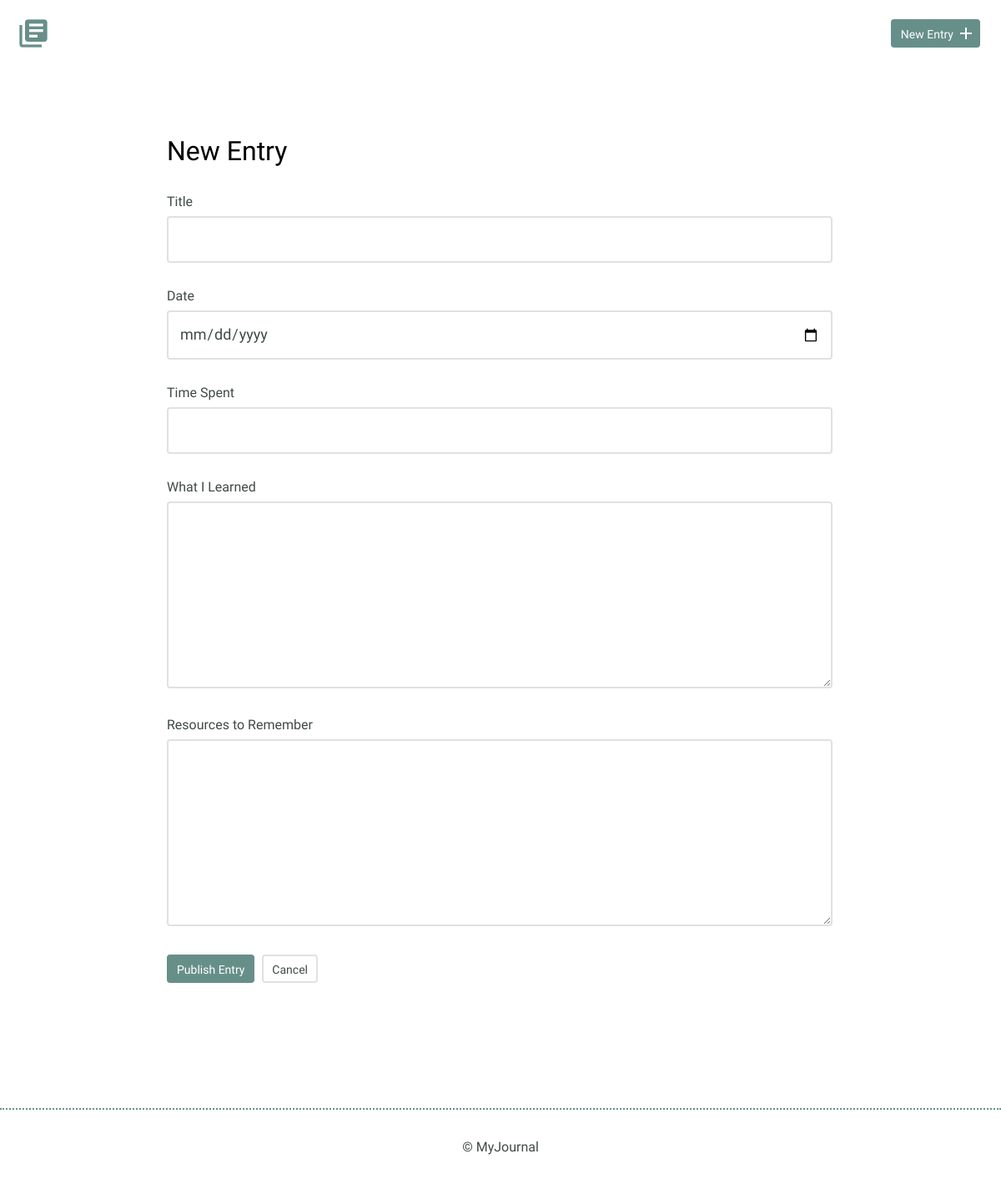
The app's page /new.php, older data.
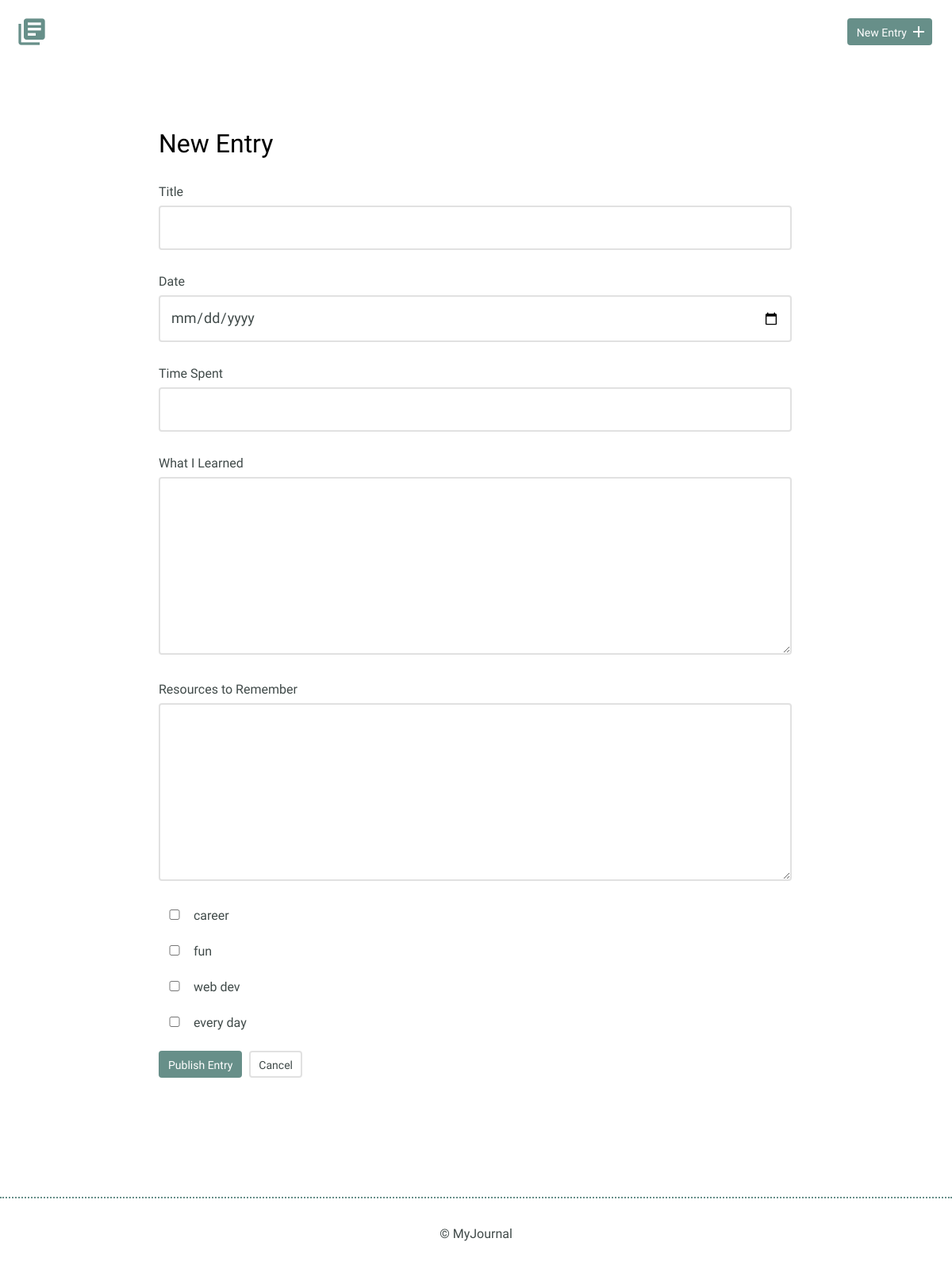
The same page, newer data.
### tables this page shows
CREATE TABLE "tags" (
	"id"	INTEGER,
	"tag"	TEXT,
	PRIMARY KEY("id")
);

### inc/functions.php (called while the page is built, shortened)
<?php
function get_all_tags() {
  include('connection.php');
  try {
    $results = $db->prepare('SELECT * FROM tags');
    $results->execute();
  } catch (Eception $e) {
    echo 'Error: ' . $e->getMessage();
    return(array());
  }
  return ($results->fetchAll(PDO::FETCH_ASSOC));
}

### new.php (the view, shortened to what this page needs)
<?php
include('inc/header.php');
$id = $title = $date = $time_spent = $learned = $resources = $tags = '';
?>
                <div class="new-entry">
                    <h2><?php
                      if($id) {
                        echo "Edit ";
                      } else {
                        echo "New ";
                      }
                    ?>Entry</h2>
                    <form method="post" action="<?php echo 'new.php?id=' . $id;?>">
                        <label for="title"> Title</label>
                        <input id="title" type="text" name="title" value="<?php echo $title;?>"><br>
                        <label for="date">Date</label>
                        <input id="date" type="date" name="date" value="<?php echo $date;?>"><br>
                        <label for="time-spent"> Time Spent</label>
                        <input id="time-spent" type="text" name="timeSpent" value="<?php echo $time_spent;?>"><br>
                        <label for="what-i-learned">What I Learned</label>
                        <textarea id="what-i-learned" rows="5" name="whatILearned"><?php echo $learned;?></textarea>
                        <label for="resources-to-remember">Resources to Remember</label>
                        <textarea id="resources-to-remember" rows="5" name="ResourcesToRemember"><?php echo $resources;?></textarea>
                        <?php
                          foreach (get_all_tags() as $tag) {
                            if (!empty($tags) && in_array($tag['tag'], $tags)) {
                              foreach ($tags as $item) {
                                if ($tag['tag'] == $item) {
                                  echo "<input id='".$tag['id']."' type='checkbox' name='".$tag['id']."' value='".$tag['tag']."' checked> ";
                                  echo "<label for='".$tag['tag']."' class='tag'>  ". $tag['tag'] ."</label></br>";
                                  $item = null;
                                }
                              }
                            } else {
                              echo "<input id='".$tag['id']."' type='checkbox' name='".$tag['id']."' value='".$tag['tag']."'> ";
                              echo "<label for='".$tag['tag']."' class='tag'> ". $tag['tag'] ."</label></br>";
                            }
                          }
                        ?>
                        <input type="submit" value="Publish Entry" class="button">
                        <a href="index.php" class="button button-secondary">Cancel</a>
                    </form>
                </div>
<?php
  include('inc/footer.php');
?>

Row changes from the older to the newer data that the page shows:
added tags: tag "career"
added tags: tag "fun"
added tags: tag "web dev"
added tags: tag "every day"
